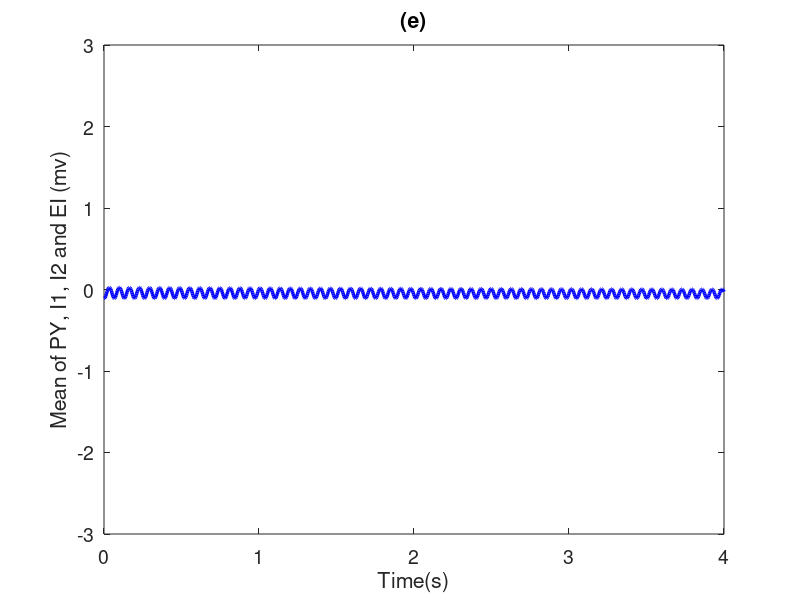

Here is the MATLAB script that generated this plot:
 clear all
close all
clc
dt=1/256; % Intergation step
time=14;    % Simulation time
% TD=56;
time_length=time/dt;
trails=1;
cpy_py=1.89;
 cpy_i1=4;
 ci1_py=1.8;
 cre_re=0.01;
 ctc_re=10;
 cre_tc=1.4;
 cpy_tc=3;
 cpy_re=1.4;
 ctc_py=1;
 cpy_i2=1.5;
 ci2_i1=0.1;
 ci1_i2=0.5;
 ci2_py=0.05;
 ctc_i1=0.05;
 ctc_i2=0.05;
 ctc_ei=4.5;
 cei_py=0.442;
 cei_i1=0.05;
 cpy_ei=0.445;
 ci1_ei=0.3;
 % Time scale parameters
   tau1=21.5;
   tau2=31.5;
   tau3=0.1;
   tau4=3.8;
   tau5=3.9;
   tau6=4.5;
% Input parameters 
   h_py=-0.4;
   h_i1=-3.4;
   h_i2=-2;
   h_tc=-2.5;
   h_re=-3.2;
   h_ei=-1;
   sigma=250000;
   miangin_py=0.7;
   miangin_tc=0.1;
%initial conditions
   
   PY=  0.2537;
   I1= 0.4925;
   I2= -1.0610;
   TC=-0.1208;
   RE=-0.0413;
   EI= 0.2484;
 f_py=1;
a=0.02;
% t=linspace(0,time,length(cpy_ei));
%4th-order Runge-kutta
for i=1:time_length
    a=0.02;
    var_py=0;
    var_tc=0;

% a*sin(2*pi*t(i)*f_py)+;       
dw_py=miangin_py;
dw_tc=miangin_tc;
        %%First order 
        k11=(h_py -(PY(i)) +cpy_py*(1./(1+sigma.^(-(PY(i))))) -ci1_py*(1./(1+sigma^(-I1(i)))) -ci2_py*(1./(1+sigma^(-I2(i)))) + ctc_py*(1./(1+sigma^(-TC(i))))+cei_py*(1./(1+sigma.^(-(EI(i))))))*tau1+dw_py;
        k21=(h_i1 -I1(i) +cpy_i1*(1./(1+sigma.^(-(PY(i))))) -ci2_i1*(1./(1+sigma^(-I2(i)))) +ctc_i1*(1./(1+sigma^(-TC(i))))+cei_i1*(1./(1+sigma.^(-(EI(i))))))*tau2;
        k31=(h_i2 -I2(i) +cpy_i2*(1./(1+sigma.^(-(PY(i))))) -ci1_i2*(1./(1+sigma^(-I1(i)))) +ctc_i2*(1./(1+sigma^(-TC(i)))))*tau3; 
        k41=(h_tc -TC(i) +cpy_tc*(1./(1+sigma.^(-(PY(i))))) -cre_tc*(1./(1+sigma^(-RE(i)))))*tau4+dw_tc;
        k51=(h_re -RE(i) +cpy_re*(1./(1+sigma.^(-(PY(i))))) + ctc_re*(1./(1+sigma^(-TC(i)))) -cre_re*(1./(1+sigma^(-RE(i)))))*tau5;
        k61=(h_ei-EI(i)+cpy_ei*(1./(1+sigma.^(-(PY(i)))))+ctc_ei*(1./(1+sigma.^(-(TC(i)))))-ci1_ei*(1./(1+sigma^(-I1(i)))))*tau6;

        
        %%Second order 
        k12=(h_py -(PY(i)+dt*k11/2) +cpy_py*(1./(1+sigma^(-(PY(i)+dt*k11/2)))) -ci1_py*(1./(1+sigma^(-(I1(i)+dt*k21/2)))) -ci2_py*(1./(1+sigma^(-(I2(i)+dt*k31/2)))) + ctc_py*(1./(1+sigma^(-(TC(i)+dt*k41/2))))+cei_py*(1./(1+sigma.^(-(EI(i)+dt*k61/2)))))*tau1+dw_py;
        k22=(h_i1 -(I1(i)+dt*k21/2) +cpy_i1*(1./(1+sigma^(-(PY(i)+dt*k11/2)))) -ci2_i1*(1./(1+sigma^(-(I2(i)+dt*k31/2))))+ctc_i1*(1./(1+sigma^(-(TC(i)+dt*k41/2))))+cei_i1*(1./(1+sigma.^(-(EI(i)+dt*k61/2)))))*tau2;
        k32=(h_i2 -(I2(i)+dt*k31/2) +cpy_i2*(1./(1+sigma^(-(PY(i)+dt*k11/2)))) -ci1_i2*(1./(1+sigma^(-(I1(i)+dt*k21/2))))+ctc_i2*(1./(1+sigma^(-(TC(i)+dt*k41/2)))))*tau3; 
        k42=(h_tc -(TC(i)+dt*k41/2) +cpy_tc*(1./(1+sigma^(-(PY(i)+dt*k11/2)))) -cre_tc*(1./(1+sigma^(-(RE(i)+dt*k51/2)))))*tau4+dw_tc;
        k52=(h_re -(RE(i)+dt*k51/2) +cpy_re*(1./(1+sigma^(-(PY(i)+dt*k11/2)))) + ctc_re*(1./(1+sigma^(-(TC(i)+dt*k41/2)))) -cre_re*(1./(1+sigma^(-(RE(i)+dt*k51/2)))))*tau5;
        k62=(h_ei-(EI(i)+dt*k61/2)+cpy_ei*(1./(1+sigma.^(-(PY(i)+dt*k11/2))))+ctc_ei*(1./(1+sigma.^(-(TC(i)+dt*k41/2))))-ci1_ei*(1./(1+sigma^(-(I1(i)+dt*k21/2)))))*tau6;
        
        %%Third order
        k13=(h_py -(PY(i)+dt*k12/2) +cpy_py*(1./(1+sigma^(-(PY(i)+dt*k12/2)))) -ci1_py*(1./(1+sigma^(-(I1(i)+dt*k22/2)))) -ci2_py*(1./(1+sigma^(-(I2(i)+dt*k32/2)))) + ctc_py*(1./(1+sigma^(-(TC(i)+dt*k42/2))))+cei_py*(1./(1+sigma.^(-(EI(i)+dt*k62/2)))))*tau1+dw_py;
        k23=(h_i1 -(I1(i)+dt*k22/2) +cpy_i1*(1./(1+sigma^(-(PY(i)+dt*k12/2)))) -ci2_i1*(1./(1+sigma^(-(I2(i)+dt*k32/2))))+ctc_i1*(1./(1+sigma^(-(TC(i)+dt*k42/2))))+cei_i1*(1./(1+sigma.^(-(EI(i)+dt*k62/2)))))*tau2;
        k33=(h_i2 -(I2(i)+dt*k32/2) +cpy_i2*(1./(1+sigma^(-(PY(i)+dt*k12/2)))) -ci1_i2*(1./(1+sigma^(-(I1(i)+dt*k22/2))))+ctc_i2*(1./(1+sigma^(-(TC(i)+dt*k42/2)))))*tau3; 
        k43=(h_tc -(TC(i)+dt*k42/2) +cpy_tc*(1./(1+sigma^(-(PY(i)+dt*k12/2)))) -cre_tc*(1./(1+sigma^(-(RE(i)+dt*k52/2)))))*tau4+dw_tc;
        k53=(h_re -(RE(i)+dt*k52/2) +cpy_re*(1./(1+sigma^(-(PY(i)+dt*k12/2)))) + ctc_re*(1./(1+sigma^(-(TC(i)+dt*k42/2)))) -cre_re*(1./(1+sigma^(-(RE(i)+dt*k52/2)))))*tau5;
        k63=(h_ei-(EI(i)+dt*k62/2)+cpy_ei*(1./(1+sigma.^(-(PY(i)+dt*k12/2))))+ctc_ei*(1./(1+sigma.^(-(TC(i)+dt*k42/2))))-ci1_ei*(1./(1+sigma^(-(I1(i)+dt*k22/2)))))*tau6;
       
        %%Fourth order
        k14=(h_py -(PY(i)+dt*k13) +cpy_py*(1./(1+sigma^(-(PY(i)+dt*k13)))) -ci1_py*(1./(1+sigma^(-(I1(i)+dt*k23)))) -ci2_py*(1./(1+sigma^(-(I2(i)+dt*k33)))) + ctc_py*(1./(1+sigma^(-(TC(i)+dt*k43))))+cei_py*(1./(1+sigma.^(-(EI(i)+dt*k63)))))*tau1+dw_py;
        k24=(h_i1 -(I1(i)+dt*k23) +cpy_i1*(1./(1+sigma^(-(PY(i)+dt*k13)))) -ci2_i1*(1./(1+sigma^(-(I2(i)+dt*k33))))+ctc_i1*(1./(1+sigma^(-(TC(i)+dt*k43))))+cei_i1*(1./(1+sigma.^(-(EI(i)+dt*k63)))))*tau2;
        k34=(h_i2 -(I2(i)+dt*k33) +cpy_i2*(1./(1+sigma^(-(PY(i)+dt*k13))))-ci1_i2*(1./(1+sigma^(-(I1(i)+dt*k23))))+ctc_i2*(1./(1+sigma^(-(TC(i)+dt*k43)))))*tau3; 
        k44=(h_tc -(TC(i)+dt*k43) +cpy_tc*(1./(1+sigma^(-(PY(i)+dt*k13))))-cre_tc*(1./(1+sigma^(-(RE(i)+dt*k53)))))*tau4+dw_tc;
        k54=(h_re -(RE(i)+dt*k53) +cpy_re*(1./(1+sigma^(-(PY(i)+dt*k13)))) + ctc_re*(1./(1+sigma^(-(TC(i)+dt*k43)))) -cre_re*(1./(1+sigma^(-(RE(i)+dt*k53)))))*tau5;     
        k64=(h_ei-(EI(i)+dt*k63)+cpy_ei*(1./(1+sigma.^(-(PY(i)+dt*k13))))+ctc_ei*(1./(1+sigma.^(-(TC(i)+dt*k43))))-ci1_ei*(1./(1+sigma^(-(I1(i)+dt*k23)))))*tau6;
        
        PY(i+1)=PY(i)+dt*(k11+2*k12+2*k13+k14)/6;
        I1(i+1)=I1(i)+dt*(k21+2*k22+2*k23+k24)/6;
        I2(i+1)=I2(i)+dt*(k31+2*k32+2*k33+k34)/6;
        TC(i+1)=TC(i)+dt*(k41+2*k42+2*k43+k44)/6;
        RE(i+1)=RE(i)+dt*(k51+2*k52+2*k53+k54)/6;
        EI(i+1)=EI(i)+dt*(k61+2*k62+2*k63+k64)/6;
 
   
    %Output is the mean of cortical populations
     cortical_main(i)=(PY(i)+I1(i)+I2(i)+EI(i))/4;
  

end
M_size=5;
TD=10;
cortical_main=cortical_main-mean(cortical_main);
cortical_main=10*cortical_main(TD/dt+1:end);
t=linspace(0,4,length(cortical_main));
figure(1)
plot(t,cortical_main , 'b','linewidth',2.5)
xlabel('Time(s)','FontSize',18)
ylabel('Mean of PY, I1, I2 and EI (mv)','FontSize',18) 
title('(e)','FontSize',18)
set(gca,'FontSize',14)
ylim([-3 3])



